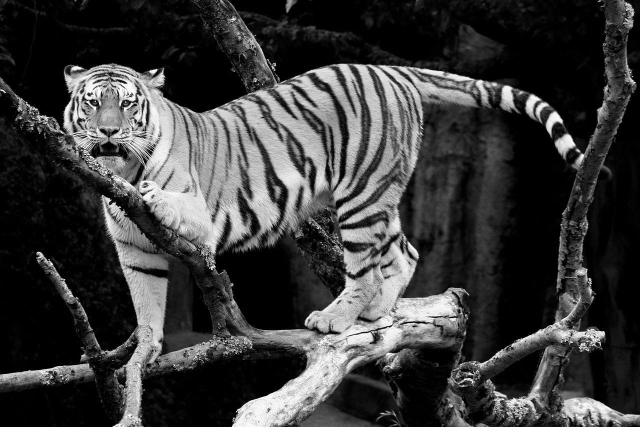
#> input picture High_Dimensional_Analytics/HW2/HW2ksims35/Q1/tiger.jpg, 1280 x 853 px (shown at 1/2 size)
$ jupyter execute --allow-errors Q1.ipynb
#> lines starting #> are read from the running program, lines starting #| are printed output that depends on the picture
[cell 1]
import numpy as np
import matplotlib.pyplot as plt
from cv2 import cv2 as cv
from IPython.core.display import display, HTML
display(HTML("<style>.container { width:100% !important; }</style>"))

### Load and inspect image

[cell 2]
img = plt.imread('tiger.jpg')
#> img is the input picture: shape (853, 1280); min 0, max 255, mean 59.5

[cell 3]
plt.figure(figsize=(15,8))
#> (this line was passed over: IPython is not available in this run)
plt.imshow(img, cmap='gray', vmin=0, vmax=255)
#> (this line was passed over: IPython is not available in this run)
plt.axis('off')
#> (this line was passed over: IPython is not available in this run)
plt.show()

[cell 4]
img.shape
#> Out = (853, 1280)

# PART I:  Bilinear interpolation

[cell 5]
def resize(img, shape):
    #create an empty array the size of the new image
#> called with shape = (1500, 1500)
    resizedImg = np.empty(shape, dtype = np.uint8)

    #get the ratio of the original image height to the new image height
    row_ratio = float(img.shape[0]) / float(resizedImg.shape[0])
#> row_ratio = 0.569

    #get the ratio of the original image width to the new image width
    col_ratio = float(img.shape[1]) / float(resizedImg.shape[1])
#> col_ratio = 0.853


    #for each pixel in the new resized image, need to find it's location in the original image
    #do this by multiplying it by the ratios
    for row in range(resizedImg.shape[0]):
        for col in range(resizedImg.shape[1]):

            r = row * row_ratio
            c = col * col_ratio

            #columns are in the x - position
            x_int = int(c)

            #rows are in the y - position
            y_int = int(r)

            #calculate difference of ratio from nearest integer pixel location
            x_diff = c - x_int
            y_diff = r - y_int

            #create the 4 corner pixels
            right_column_limit = min(x_int + 1, img.shape[1]-1)
            top_row_limit = min(y_int, img.shape[0] - 1)

            top_left = img[top_row_limit, x_int]
            bottom_left = img[y_int, x_int]
            top_right = img[top_row_limit, right_column_limit]
            bottom_right = img[y_int, right_column_limit]

            #interpolate
            bottom = x_diff * bottom_right + (1. - x_diff) * bottom_left
            top = x_diff * top_right + (1. - x_diff) * top_left
            interp = int(y_diff * top + ( 1. - y_diff) * bottom)


            resizedImg[row][col] = interp
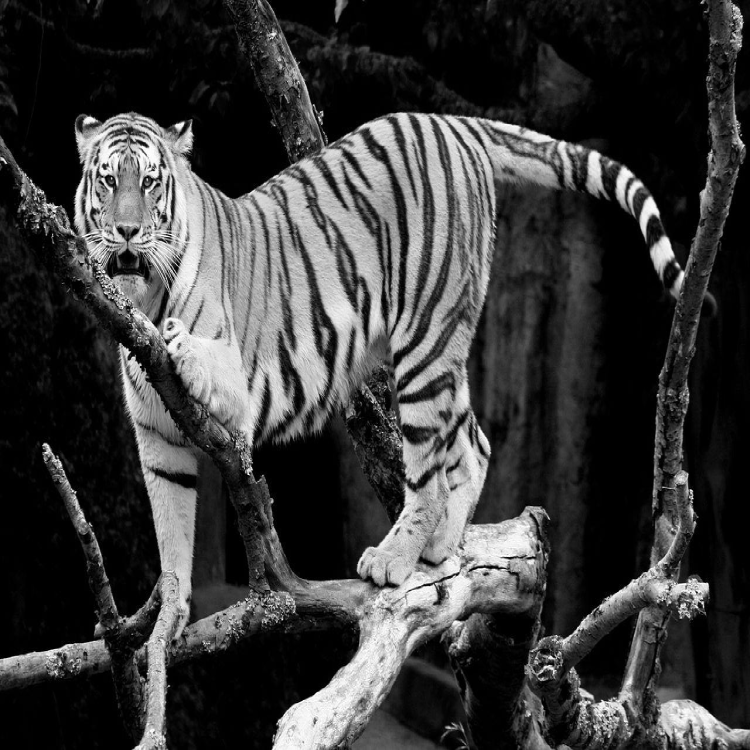
#> resizedImg: shape (1500, 1500) (shown at 1/2 size); min 0, max 255, mean 59.1

    return resizedImg

[cell 6]
resizedTiger = resize(img, (1500,1500))
print('Resized Image Shape: {}'.format(resizedTiger.shape))
#| Resized Image Shape: (1500, 1500)

#> (a cell that did not finish here is left out)

# PART II: Histogram Equalization and Histogram Stretching

### Historgram Equalization

[cell 8]
#load image
img = plt.imread('valley.jpg')
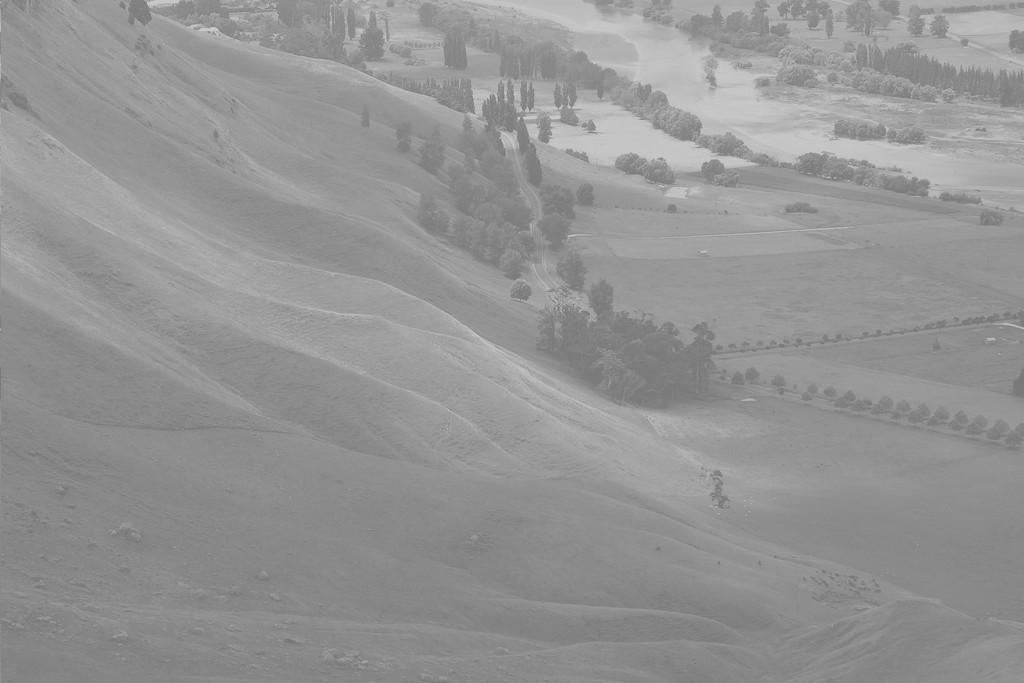
#> input picture High_Dimensional_Analytics/HW2/HW2ksims35/Q1/valley.jpg, 1024 x 683 px
#> img is the input picture: shape (683, 1024); min 114, max 212, mean 148

#convert the image into a flattened vector
img_flat = img.reshape(-1)

[cell 9]
plt.subplots(nrows=2, ncols=2, figsize=(20,15))
#> (this line was passed over: IPython is not available in this run)
plt.subplot(221)
#> (this line was passed over: IPython is not available in this run)
plt.imshow(img, cmap='gray', vmin=0, vmax=255)
#> (this line was passed over: IPython is not available in this run)

plt.subplot(222)
#> (this line was passed over: IPython is not available in this run)
